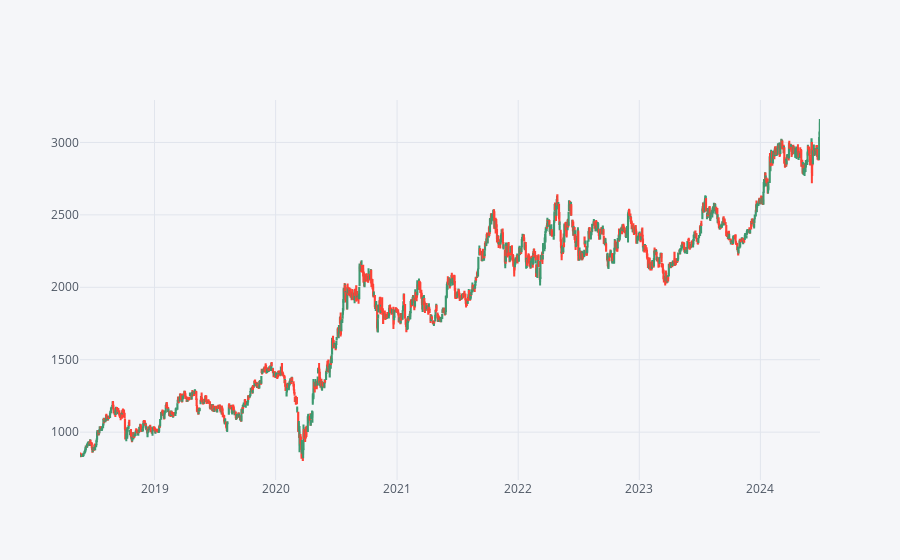
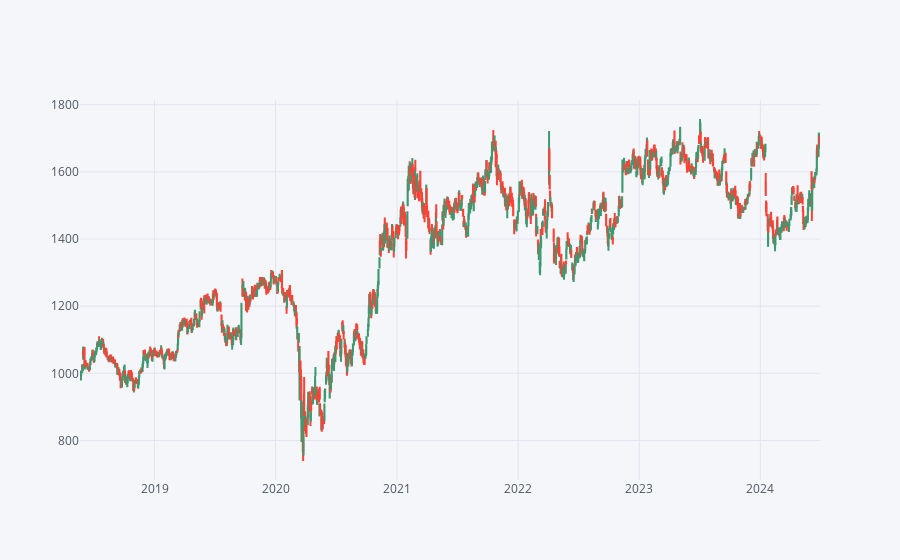

Notebook source saved alongside these figures, in order:
### Code cell
# Candle chart of RIL and HDFC
RIL[['Open', 'High', 'Low', 'Close']].loc['2018-01-01':'2024-06-28'].iplot(kind='candle')
HDFC[['Open', 'High', 'Low', 'Close']].loc['2018-01-01':'2024-06-28'].iplot(kind='candle')

### Figure 1 — Plotly figure (JSON) as saved in the notebook; plotly's stock layout.template omitted (floating-point values rounded to 4 significant figures; data arrays with more than 128 entries replaced by an {"elided": "..."} marker saying what was removed)
{"data": [{"close": {"elided": "1506 float values"}, "high": {"elided": "1506 float values"}, "low": {"elided": "1506 float values"}, "open": {"elided": "1506 float values"}, "showlegend": false, "type": "candlestick", "x": {"elided": "1506 str values"}, "yaxis": "y2"}], "layout": {"legend": {"bgcolor": "#F5F6F9", "font": {"color": "#4D5663"}}, "paper_bgcolor": "#F5F6F9", "plot_bgcolor": "#F5F6F9", "title": {"font": {"color": "#4D5663"}}, "xaxis": {"gridcolor": "#E1E5ED", "rangeslider": {"visible": false}, "showgrid": true, "tickfont": {"color": "#4D5663"}, "title": {"font": {"color": "#4D5663"}, "text": ""}, "zerolinecolor": "#E1E5ED"}, "yaxis": {"gridcolor": "#E1E5ED", "showgrid": true, "showticklabels": false, "tickfont": {"color": "#4D5663"}, "title": {"font": {"color": "#4D5663"}, "text": ""}, "zerolinecolor": "#E1E5ED"}, "yaxis2": {"gridcolor": "#E1E5ED", "showgrid": true, "tickfont": {"color": "#4D5663"}, "title": {"font": {"color": "#4D5663"}, "text": ""}, "zerolinecolor": "#E1E5ED"}}}

### Figure 2 — Plotly figure (JSON) as saved in the notebook; plotly's stock layout.template omitted (floating-point values rounded to 4 significant figures; data arrays with more than 128 entries replaced by an {"elided": "..."} marker saying what was removed)
{"data": [{"close": {"elided": "1506 float values"}, "high": {"elided": "1506 float values"}, "low": {"elided": "1506 float values"}, "open": {"elided": "1506 float values"}, "showlegend": false, "type": "candlestick", "x": {"elided": "1506 str values"}, "yaxis": "y2"}], "layout": {"legend": {"bgcolor": "#F5F6F9", "font": {"color": "#4D5663"}}, "paper_bgcolor": "#F5F6F9", "plot_bgcolor": "#F5F6F9", "title": {"font": {"color": "#4D5663"}}, "xaxis": {"gridcolor": "#E1E5ED", "rangeslider": {"visible": false}, "showgrid": true, "tickfont": {"color": "#4D5663"}, "title": {"font": {"color": "#4D5663"}, "text": ""}, "zerolinecolor": "#E1E5ED"}, "yaxis": {"gridcolor": "#E1E5ED", "showgrid": true, "showticklabels": false, "tickfont": {"color": "#4D5663"}, "title": {"font": {"color": "#4D5663"}, "text": ""}, "zerolinecolor": "#E1E5ED"}, "yaxis2": {"gridcolor": "#E1E5ED", "showgrid": true, "tickfont": {"color": "#4D5663"}, "title": {"font": {"color": "#4D5663"}, "text": ""}, "zerolinecolor": "#E1E5ED"}}}
